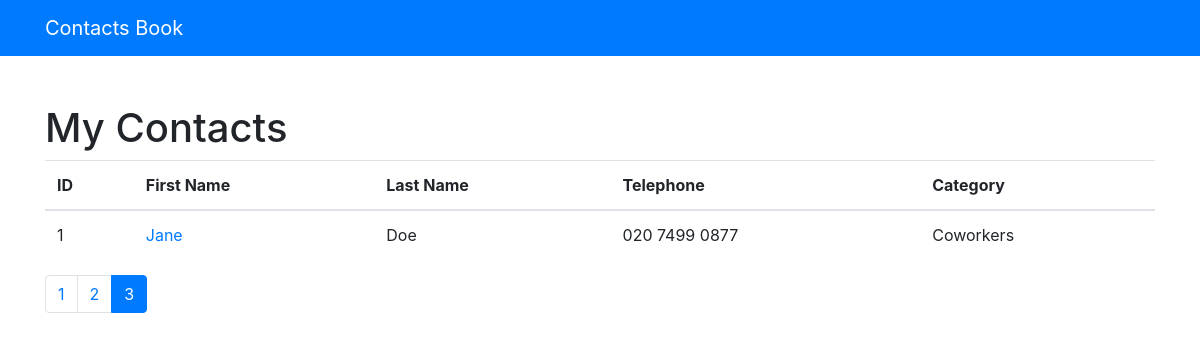
/?page=3, run on the app's committed database.
### contacts/models.py (models this page shows, shortened)
class Contact(models.Model):
    first_name = models.CharField(max_length=254, null=False, blank=False)
    last_name = models.CharField(max_length=254, null=False, blank=False)
    telephone = models.CharField(max_length=20, null=False, blank=False)
    email = models.EmailField(max_length=254, blank=True)
    creation_date = models.DateTimeField(default=timezone.now)
    description = models.TextField(blank=True)
    category = models.ForeignKey(Category, on_delete=models.DO_NOTHING)
    show = models.BooleanField(default=True)

class Category(models.Model):
    name = models.CharField(max_length=154, blank=True)
    def __str__(self):
        return self.name

### contacts/views.py (the view)
# urls.py: path('', views.index, name='index'),
def index(request):
    contacts = Contact.objects.order_by('-id').filter(
        show=True
    )
    paginator = Paginator(contacts, 10)
    page = request.GET.get('page')
    contacts = paginator.get_page(page)
    return render(request, 'contacts/index.html', {
        'contacts': contacts
    })

### contacts/templates/contacts/index.html
{% extends 'base.html' %}
{% block content %}
    <h1 class="mt-5">My Contacts</h1>
    <table class="table">
        <thead>
        <tr>
            <th>ID</th>
            <th>First Name</th>
            <th>Last Name</th>
            <th>Telephone</th>
            <th>Category</th>
        </tr>
        </thead>
        <tbody>
        {% for contact in contacts %}
                <tr>
                <td>{{ contact.id }}</td>
                    <td>
                        <a href="{% url 'show_contact' contact.id %}"> {{ contact.first_name }}</a>
                    </td>
                    <td>{{ contact.last_name }}</td>
                    <td>{{ contact.telephone }}</td>
                    <td>{{ contact.category }}</td>
                </tr>
        {% endfor %}
        </tbody>
    </table>
    <nav aria-label="Page navigation example">
        <ul class="pagination">
            {% for pages in contacts.paginator.page_range %}
                {% if contacts.number == pages %}
                    <li class="page-item active"><a class="page-link" href="?page={{ pages }}">{{ pages }}</a></li>
                {% else %}
                    <li class="page-item "><a class="page-link" href="?page={{ pages }}">{{ pages }}</a></li>
                {% endif %}
            {% endfor %}
        </ul>
    </nav>
{% endblock %}

### data on the page
Contact: id "1", first_name "Jane", last_name "Doe", telephone "020 7499 0877", category "Coworkers"

### other printed values
{{ pages }} "1" "2"
{{ pages }} "3"
